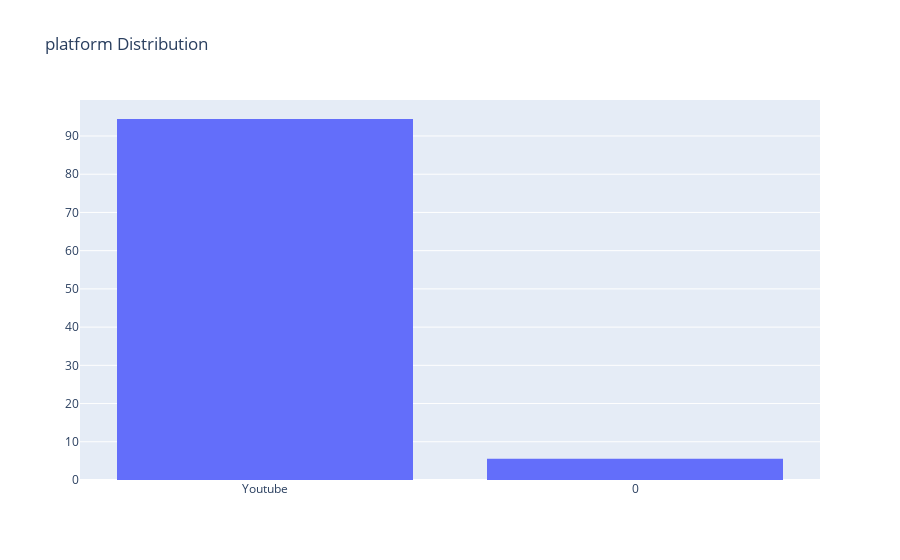

This figure's notebook cell:
### Code cell
# defining data
trace = go.Histogram(x=df['platform'],nbinsx=40,histnorm='percent')
data = [trace]
# defining layout
layout = go.Layout(title="platform Distribution")
# defining figure and plotting
fig = go.Figure(data = data,layout = layout)
iplot(fig)

### Figure 1 — Plotly figure (JSON) as saved in the notebook; plotly's stock layout.template omitted (floating-point values rounded to 4 significant figures)
{"data": [{"histnorm": "percent", "nbinsx": 40, "type": "histogram", "x": ["Youtube", "Youtube", "Youtube", "Youtube", "0", "Youtube", "Youtube", "Youtube", "Youtube", "Youtube", "Youtube", "Youtube", "Youtube", "Youtube", "Youtube", "Youtube", "Youtube", "Youtube"]}], "layout": {"title": {"text": "platform Distribution"}}}
